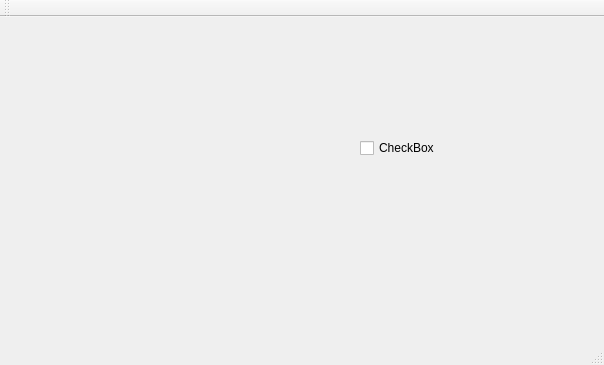
<?xml version="1.0" encoding="UTF-8"?>
<ui version="4.0">
 <class>MainWindow</class>
 <widget class="QMainWindow" name="MainWindow">
  <property name="geometry">
   <rect>
    <x>0</x>
    <y>0</y>
    <width>604</width>
    <height>365</height>
   </rect>
  </property>
  <property name="windowTitle">
   <string>MainWindow</string>
  </property>
  <widget class="QWidget" name="centralWidget">
   <widget class="QCheckBox" name="checkBox">
    <property name="geometry">
     <rect>
      <x>360</x>
      <y>120</y>
      <width>84</width>
      <height>22</height>
     </rect>
    </property>
    <property name="text">
     <string>CheckBox</string>
    </property>
   </widget>
   <widget class="QPushButton" name="name">
    <property name="geometry">
     <rect>
      <x>900</x>
      <y>110</y>
      <width>80</width>
      <height>24</height>
     </rect>
    </property>
    <property name="text">
     <string>name</string>
    </property>
   </widget>
  </widget>
  <widget class="QMenuBar" name="menuBar">
   <property name="geometry">
    <rect>
     <x>0</x>
     <y>0</y>
     <width>604</width>
     <height>21</height>
    </rect>
   </property>
  </widget>
  <widget class="QToolBar" name="mainToolBar">
   <attribute name="toolBarArea">
    <enum>TopToolBarArea</enum>
   </attribute>
   <attribute name="toolBarBreak">
    <bool>false</bool>
   </attribute>
  </widget>
  <widget class="QStatusBar" name="statusBar"/>
 </widget>
 <layoutdefault spacing="6" margin="11"/>
 <resources/>
 <connections/>
</ui>
